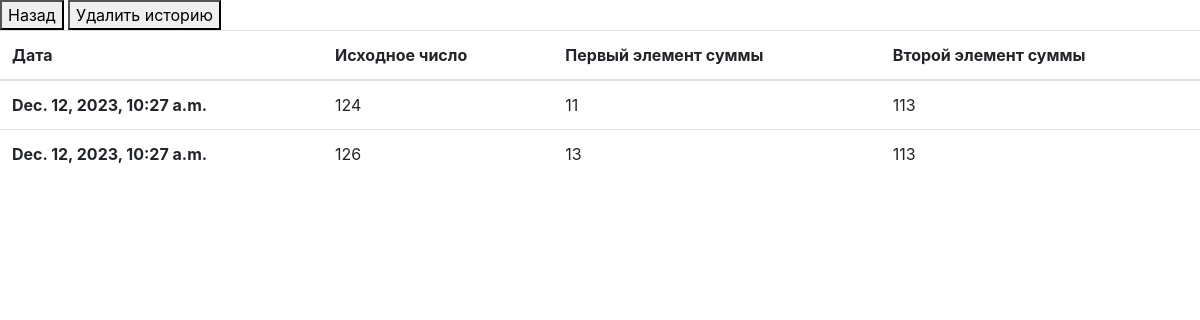
The page /history/ on the database its author committed.
### goldbach/models.py (models this page shows, shortened)
class Calculation(models.Model):
    calculation_time = models.DateTimeField('Время расчёта', default=now())
    source_number = models.IntegerField('Изначальное число')
    first_calculated_number = models.IntegerField('Первое число суммы')
    second_calculated_number = models.IntegerField('Второе число суммы')
    calculation_method = models.CharField('Метод вычисления', max_length=256)
    class Meta:
        verbose_name = "Расчёт"

### goldbach/views.py (the view)
# urls.py: path('history/', show_history_page, name='history'),
def show_history_page(request):
    previous_calculations = Calculation.objects.all()
    return render(request, 'goldbach/history.html', {'history': previous_calculations})

### goldbach/templates/goldbach/history.html (shortened to what this page needs)
<!DOCTYPE html>
<html lang="en">
<head>
    <link rel="stylesheet" href="https://maxcdn.bootstrapcdn.com/bootstrap/4.0.0/css/bootstrap.min.css">
</head>
<body>
<a href="{% url 'main_page' %}"><button>Назад</button></a>
<a href="{% url 'delete_history' %}"><button>Удалить историю</button></a>
<table class="table">
  <thead>
    <tr>
      <th scope="col">Дата</th>
      <th scope="col">Исходное число</th>
      <th scope="col">Первый элемент суммы</th>
      <th scope="col">Второй элемент суммы</th>
    </tr>
  </thead>
  <tbody>
  {% for calculation in history %}
    <tr>
      <th scope="row">{{ calculation.calculation_time }}</th>
      <td>{{ calculation.source_number }}</td>
      <td>{{ calculation.first_calculated_number }}</td>
      <td>{{ calculation.second_calculated_number }}</td>
    </tr>
  {% endfor %}
  </tbody>
</table>
</body>
</html>

### rows shown on the page
Calculation: calculation_time "Dec. 12, 2023, 10:27 a.m.", source_number "124", first_calculated_number "11", second_calculated_number "113"
Calculation: calculation_time "Dec. 12, 2023, 10:27 a.m.", source_number "126", first_calculated_number "13", second_calculated_number "113"
